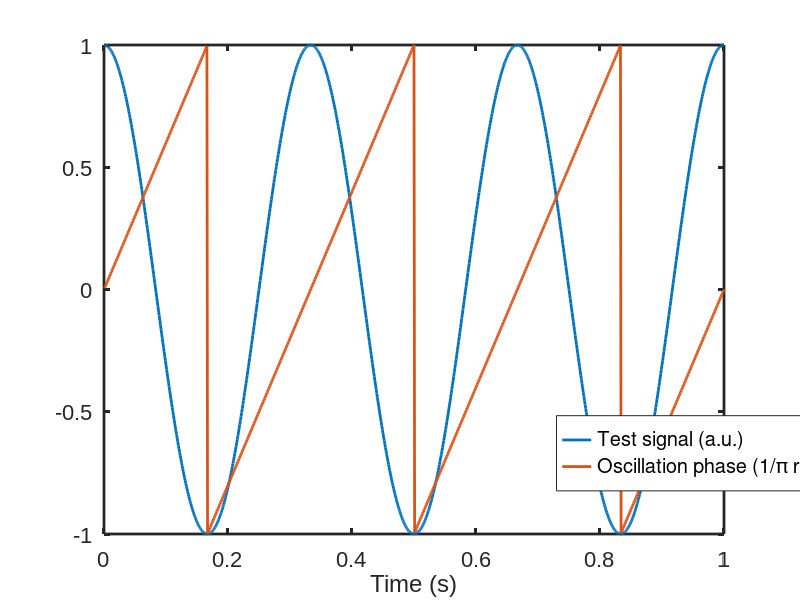

This figure's MATLAB source:
% *WAVE*
%
% INSTANTANEOUS FREQUENCY TEST     unit test for the instantaneous frequency
%										calculation
% 13 january 2016
%

clear all; clc %#ok<CLSCR>

% parameters
dt = .001; T = 1; frequency = 3; phase_angle = 0;

% generate data
time = dt:dt:T;
xf = cos( 2*pi*frequency*time + phase_angle );

% analytic signal representation
xph = hilbert( xf );

% instantaneous frequency calculation
ft = zeros( size(xph) );
ft(1:end-1) = angle( xph(2:end) .* conj( xph(1:end-1) ) ) ./ (2*pi*dt);

% demo plot
fg1 = figure; hold on; box on
set( gca, 'fontname', 'arial', 'fontsize', 16, 'linewidth', 2 )
set( fg1, 'position', [1848 327 976 358] )
h1 = plot( time, xf, 'linewidth', 2 );
h2 = plot( time, angle(xph) ./ pi, 'linewidth', 2 );
xlabel( 'Time (s)' );

% printout
numerical_tolerance = 1e-10;
sprintf( 'fraction of IF measurements within set tolerance: %0.2f', ...
	sum( ( ft(1:end-1)>(frequency-numerical_tolerance) ) & ...
		 ( ft(1:end-1)<(frequency+numerical_tolerance) ) ) ./ numel( ft(1:end-1) ) )

le = legend( [h1 h2], { 'Test signal (a.u.)', 'Oscillation phase (1/\pi rad)' } );
set( le, 'position', [ 0.6956 0.1819 0.1865 0.1253 ] )
